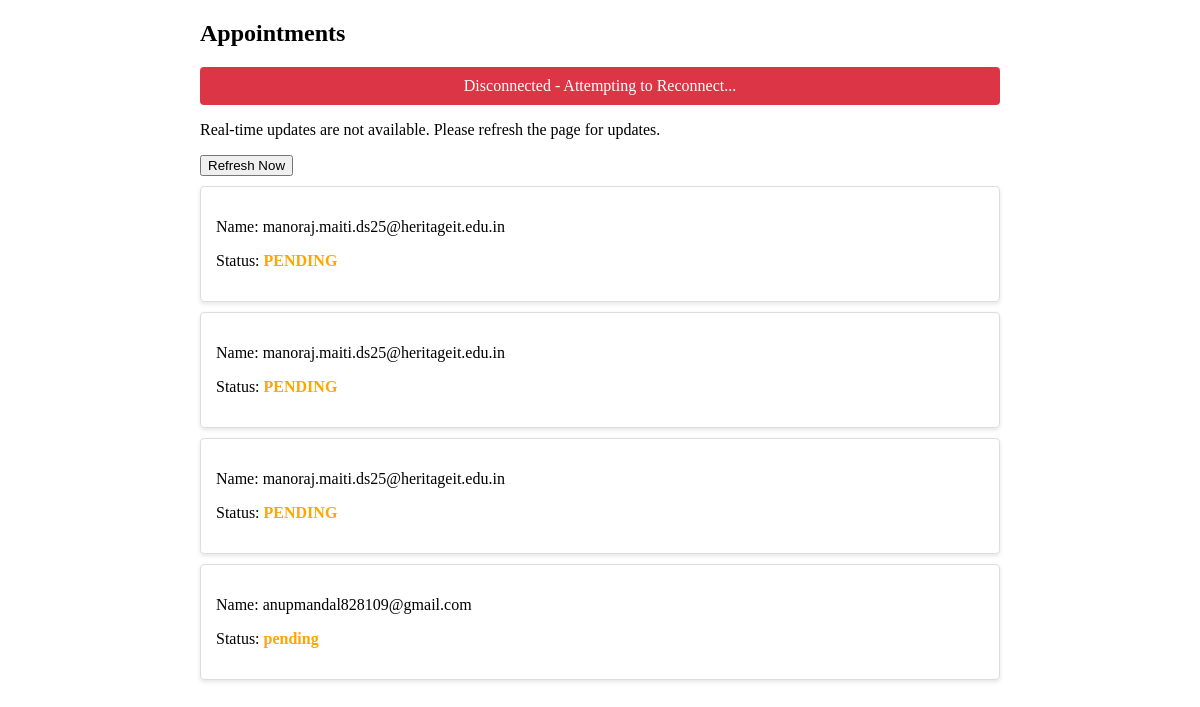
The app's page /, older data.
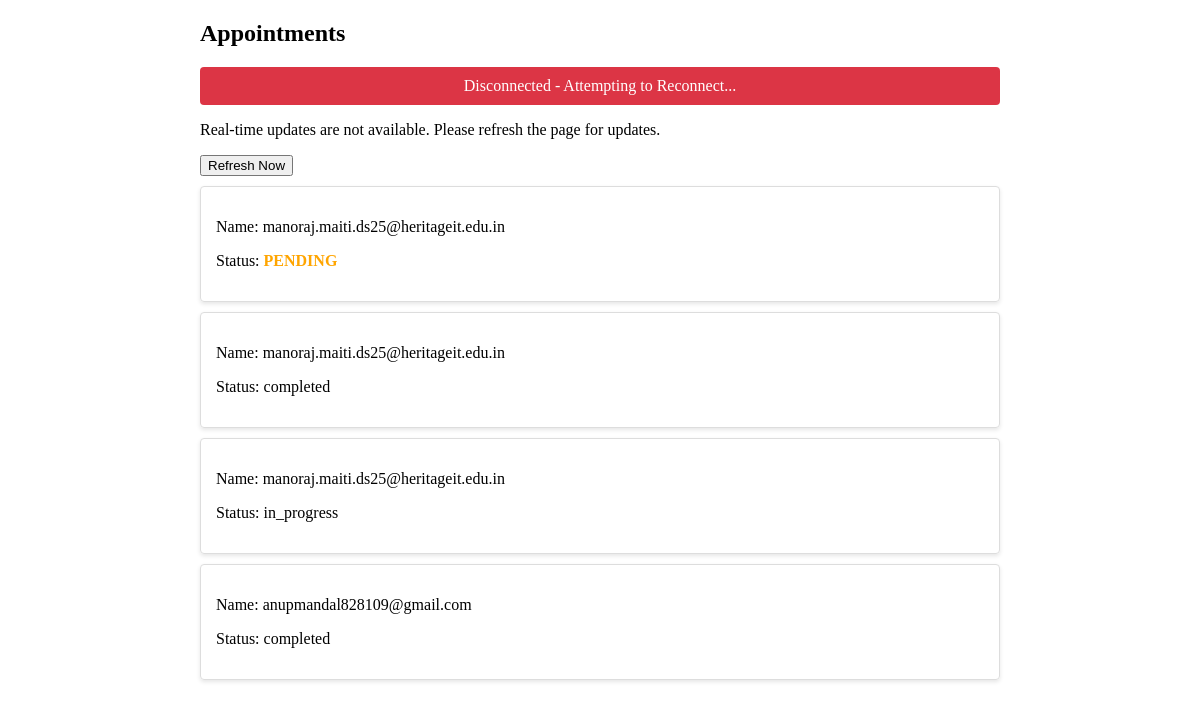
The same page, newer data.
### appointment/models.py (models this page shows, shortened)
class Appointment(models.Model):
    id = models.UUIDField(primary_key=True, default=uuid.uuid4, editable=False)
    visitor_name = models.CharField(max_length=100)
    email = models.EmailField()
    phone = models.CharField(max_length=15)
    date = models.DateField()
    description = models.TextField(blank=True)
    status = models.CharField(
            max_length=20,
            choices=STATUS_CHOICES,
            default="pending",
        )  # Status field (Pending, In Progress, Completed)
    assigned_to = models.ForeignKey(
        User,
        on_delete=models.SET_NULL,
        null=True,
        blank=True,
        related_name="assigned_appointments",limit_choices_to={'role': 'gm'}
    )
    company_name = models.CharField(max_length=100,default="?None")
    company_address = models.CharField(max_length=100,default="?None")
    purpose_of_visit = models.CharField(max_length=100,default="?None")
    visitor_img = models.ImageField(upload_to='visitor_img/' ,blank=True)  # 'product_images/' is the folder where the image will be saved
    created_at = models.DateTimeField(auto_now_add=True)  # Automatically set on creation
    updated_at = models.DateTimeField(auto_now=True)  # Automatically updated on save
    created_by = models.ForeignKey(User, on_delete=models.SET_NULL, null=True, blank=True, related_name="created_appointments",limit_choices_to={'role': 'pa'})  # User who created the appointment
    updated_by = models.ForeignKey(User, on_delete=models.SET_NULL, null=True, blank=True, related_name="updated_appointments")  # User who last updated the appointment

### webshocket/views.py (the view)
# urls.py: path("", index),
def index(request):
    appointments = Appointment.objects.all()
    return render(request, 'i.html', {'appointments': appointments})

### webshocket/templates/i.html (shortened to what this page needs)
<!DOCTYPE html>
<html lang="en">
<head>
</head>
<body>
    <div id="appointments-container">
        <h2>Appointments</h2>
        <div id="connection-status"></div>
        <div id="fallback-message" style="display: none;">
            <p>Real-time updates are not available. Please refresh the page for updates.</p>
            <button onclick="window.location.reload()">Refresh Now</button>
        </div>
        <div id="appointments-list">
            {% for appointment in appointments %}
            <div class="appointment" id="appointment-{{ appointment.id }}">
                <p>Name: {{ appointment.email }}</p>
                <p>Status: <span class="status-{{ appointment.status|lower }}">{{ appointment.status }}</span></p>
            </div>
            {% endfor %}
        </div>
    </div>
</body>
</html>

### webshocket/templates/i.html (style rules this page uses)
.appointment { border: 1px solid #ddd; padding: 15px; margin: 10px 0; border-radius: 4px; box-shadow: 0 2px 4px rgba(0,0,0,0.1); transition: all 0.3s ease; }
#appointments-container { max-width: 800px; margin: 20px auto; padding: 0 15px; }
.status-pending { color: orange; font-weight: bold; }
#connection-status { padding: 10px; margin: 10px 0; border-radius: 4px; text-align: center; }

Row changes from the older to the newer data that the page shows:
changed Appointment (number 2 of 4 on the later page): status "PENDING" → "completed"
changed Appointment: status "PENDING" → "in_progress"
changed Appointment "anupmandal828109@gmail.com": status "pending" → "completed"
